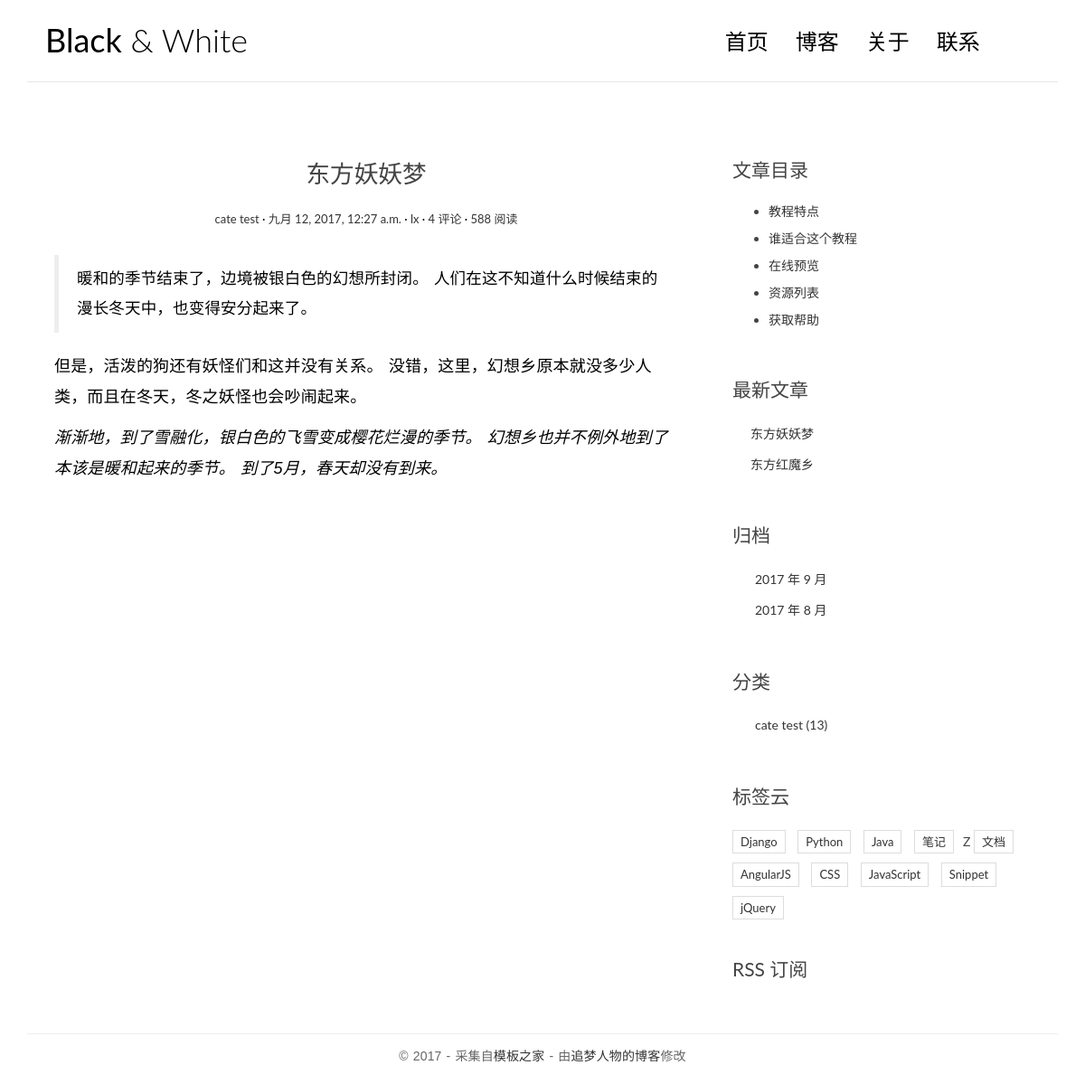
The app's page /post/2/ with its own data.
### blog/models.py (models this page shows, shortened)
class Post(models.Model):
    title = models.CharField(max_length=70)
    body = models.TextField()
    created_time = models.DateTimeField()
    modified_time = models.DateTimeField()
    excerpt = models.CharField(max_length=200, blank=True)
    category = models.ForeignKey(Category)
    tags = models.ManyToManyField(Tag, blank=True)
    author = models.ForeignKey(User)
    def get_absolute_url(self):
        return reverse('blog:detail', args=[self.pk])

class Category(models.Model):
    name = models.CharField(max_length=100)

### blog/views.py (the view)
# urls.py: url(r'^post/(?P<pk>[0-9]+)/$', views.detail, name='detail'),
def detail(request, pk):
    post = get_object_or_404(Post, pk=pk)
    post.body = markdown.markdown(post.body,
                                  extensions=[
                                      'markdown.extensions.extra',
                                      'markdown.extensions.codehilite',
                                      'markdown.extensions.toc',
                                  ])
    return render(request, 'blog/detail.html', context={'post': post})

### blog/templatetags/blog_tags.py (called while the page is built)
@register.simple_tag
def get_recent_posts(num=5):
    return Post.objects.all().order_by('-created_time')[:num]

@register.simple_tag
def archives():
    return Post.objects.dates('created_time', 'month', order='DESC')

@register.simple_tag
def get_categories():
    return Category.objects.all()

### templates/blog/detail.html (shortened to what this page needs)
{% extends 'base.html' %}
{% block main %}
    <article class="post post-{{ post.pk }}">
        <header class="entry-header">
            <h1 class="entry-title">{{ post.title }}</h1>
            <div class="entry-meta">
                <span class="post-category"><a href="#">{{ post.category.name }}</a></span>
                <span class="post-date"><a href="#"><time class="entry-date"
                                                        datetime="{{ post.created_time }}">{{ post.created_time }}</time></a></span>
                <span class="post-author"><a href="#">{{ post.author }}</a></span>
                <span class="comments-link"><a href="#">4 评论</a></span>
                <span class="views-count"><a href="#">588 阅读</a></span>
            </div>
        </header>
        <div class="entry-content clearfix">
            {{ post.body|safe }}
        </div>
    </article>
{% endblock main %}
{% block toc %}
    <div class="widget widget-content">
        <h3 class="widget-title">文章目录</h3>
        <ul>
            <li>
                <a href="#">教程特点</a>
            </li>
            <li>
                <a href="#">谁适合这个教程</a>
            </li>
            <li>
                <a href="#">在线预览</a>
            </li>
            <li>
                <a href="#">资源列表</a>
            </li>
            <li>
                <a href="#">获取帮助</a>
            </li>
        </ul>
    </div>
{% endblock toc %}

### templates/base.html (shortened to what this page needs)
{% load staticfiles %}
{% load blog_tags %}
<!DOCTYPE html>
<html>
<head>
    <link rel="stylesheet" href="http://code.ionicframework.com/ionicons/2.0.1/css/ionicons.min.css">
    <link rel="stylesheet" href="{% static 'blog/css/bootstrap.min.css' %}">
    <link rel="stylesheet" href="{% static 'blog/css/pace.css' %}">
    <link rel="stylesheet" href="{% static 'blog/css/custom.css' %}">
    <link rel="stylesheet" href="{% static 'blog/css/highlights/github.css' %}">
</head>
<body>
<div class="container">
    <header id="site-header">
        <div class="row">
            <div class="col-md-4 col-sm-5 col-xs-8">
                <div class="logo">
                    <h1><a href="index.html"><b>Black</b> &amp; White</a></h1>
                </div>
            </div>
            <div class="col-md-8 col-sm-7 col-xs-4">
                <nav class="main-nav" role="navigation">
                    <div class="collapse navbar-collapse" id="bs-example-navbar-collapse-1">
                        <ul class="nav navbar-nav navbar-right">
                            <li class="cl-effect-11"><a href="index.html" data-hover="首页">首页</a></li>
                            <li class="cl-effect-11"><a href="full-width.html" data-hover="博客">博客</a></li>
                            <li class="cl-effect-11"><a href="about.html" data-hover="关于">关于</a></li>
                            <li class="cl-effect-11"><a href="contact.html" data-hover="联系">联系</a></li>
                        </ul>
                    </div>
                </nav>
            </div>
        </div>
    </header>
</div>
<div class="content-body">
    <div class="container">
        <div class="row">
            <main class="col-md-8">
                {% block main %}
                {% endblock main %}
            </main>
            <aside class="col-md-4">
                {% block toc %}
                {% endblock toc %}
                <div class="widget widget-recent-posts">
                    <h3 class="widget-title">最新文章</h3>
                     {% get_recent_posts as recent_post_list %}
                      <ul>
                        {% for post in recent_post_list %}
                        <li>
                          <a href="{{ post.get_absolute_url }}">{{ post.title }}</a>
                        </li>
                        {% empty %}
                        暂无文章！
                        {% endfor %}
                      </ul>
                </div>
                <div class="widget widget-archives">
                    <h3 class="widget-title">归档</h3>
                    {% archives as date_list %}
                    <ul>
                        {% for date in date_list %}
                        <li>
                          <a href="{% url 'blog:archives' date.year date.month %}">{{ date.year }} 年 {{ date.month }} 月</a>
                        </li>
                        {% empty %}
                        暂无归档！
                        {% endfor %}
                    </ul>
                </div>
                <div class="widget widget-category">
                    <h3 class="widget-title">分类</h3>
                    {% get_categories as category_list %}
                    <ul>
                        {% for category in category_list %}
                        <li>
                          <a href="{% url 'blog:category' category.pk %}">{{ category.name }} <span class="post-count">(13)</span></a>
                        </li>
                        {% empty %}
                        暂无分类！
                        {% endfor %}
                    </ul>
                </div>
                <div class="widget widget-tag-cloud">
                    <h3 class="widget-title">标签云</h3>
                    <ul>
                        <li>
                            <a href="#">Django</a>
                        </li>
                        <li>
                            <a href="#">Python</a>
                        </li>
                        <li>
                            <a href="#">Java</a>
                        </li>
                        <li>
                            <a href="#">笔记</a>
                        </li>Z
                        <li>
                            <a href="#">文档</a>
                        </li>
                        <li>
                            <a href="#">AngularJS</a>
                        </li>
                        <li>
                            <a href="#">CSS</a>
                        </li>
                        <li>
                            <a href="#">JavaScript</a>
                        </li>
                        <li>
                            <a href="#">Snippet</a>
                        </li>
                        <li>
                            <a href="#">jQuery</a>
                        </li>
                    </ul>
                </div>
                <div class="rss">
                    <a href=""> RSS 订阅</a>
                </div>
            </aside>
        </div>
    </div>
</div>
<footer id="site-footer">
    <div class="container">
        <div class="row">
            <div class="col-md-12">
                <p class="copyright">&copy 2017 - 采集自<a href="http://www.cssmoban.com/"
                                                        target="_blank" title="模板之家">模板之家</a>
                    - 由<a href="http://zmrenwu.com/" title="网页模板" target="_blank">追梦人物的博客</a>修改
                </p>
            </div>
        </div>
    </div>
</footer>
</body>
</html>

### blog/static/blog/css/custom.css (style rules this page uses)
* { outline: none; }
h1, h2, h3, h4, h5, h6 { margin-top: 0; }
b { font-weight: 400; }
a { color: #333; }
body { color: #444; font-family: 'Lato', sans-serif; }
p { font-family: 'Ubuntu', sans-serif; font-weight: 400; word-spacing: 1px; letter-spacing: 0.01em; }
#site-header { background-color: #FFF; padding: 25px 20px; margin-bottom: 40px; border-bottom: 1px solid #e7e7e7; }
.logo h1 a { color: #000; }
.logo h1 { margin: 0; font-family: 'Lato', sans-serif; font-weight: 300; }
.main-nav { margin-top: 11px; max-width: 95%; }
.main-nav a { color: #000000 !important; padding: 0 0 5px 0 !important; margin-right: 30px; font-family: 'Lato', sans-serif; font-weight: 300; font-size: 24px; }
.cl-effect-11 a { padding: 10px 0; color: #0972b4; text-shadow: none; }
.cl-effect-11 a::before { position: absolute; top: 0; left: 0; overflow: hidden; padding: 0 0 5px 0 !important; max-width: 0; border-bottom: 1px solid #000; color: #000; content: attr(data-hover); white-space: nowrap; -webkit-transition: max-width 0.5s; -moz-transition: max-width 0.5s; transition: max-width 0.5s; }
.content-body { padding-bottom: 4em; }
.post { background: #fff; padding: 30px 30px 0; }
.entry-title { text-align: center; font-size: 1.9em; margin-bottom: 20px; line-height: 1.6; padding: 10px 20px 0; }
.entry-meta { text-align: center; color: #DDDDDD; font-size: 13px; margin-bottom: 30px; }
.entry-content { font-size: 18px; line-height: 1.9; font-weight: 300; color: #000; }
.post-category::after, .post-date::after, .post-author::after, .comments-link::after { content: ' ·'; color: #000; }
.widget { background: #fff; padding: 30px 0 0; }
.widget-title { font-size: 1.5em; margin-bottom: 20px; line-height: 1.6; padding: 10px 0 0; font-weight: 400; }
.widget-recent-posts ul { padding: 0; margin: 0; padding-left: 20px; }
.widget-recent-posts ul li { list-style-type: none; position: relative; line-height: 170%; margin-bottom: 10px; }
.widget-recent-posts ul li::before { content: '\f3d3'; font-family: "Ionicons"; position: absolute; left: -17px; top: 3px; font-size: 16px; color: #000; }
.widget-archives ul { padding: 0; margin: 0; padding-left: 25px; }
.widget-archives ul li { list-style-type: none; position: relative; line-height: 170%; margin-bottom: 10px; }
.widget-archives ul li::before { content: '\f3f3'; font-family: "Ionicons"; position: absolute; left: -25px; top: 1px; font-size: 16px; color: #000; }
.widget-category ul { padding: 0; margin: 0; padding-left: 25px; }
.widget-category ul li { list-style-type: none; position: relative; line-height: 170%; margin-bottom: 10px; }
.widget-category ul li::before { content: '\f3fe'; font-family: "Ionicons"; position: absolute; left: -25px; top: 1px; font-size: 18px; color: #000; }
.widget-tag-cloud ul { padding: 0; margin: 0; margin-right: -10px; }
.widget-tag-cloud ul li { list-style-type: none; font-size: 13px; display: inline-block; margin-right: 10px; margin-bottom: 10px; padding: 3px 8px; border: 1px solid #ddd; }
.widget-content ul li { margin-bottom: 10px; }
.rss { font-size: 21px; margin-top: 30px; }
.rss a { color: #444; }
#site-footer { padding-top: 10px; padding: 0 0 1.5em 0; }
.copyright { text-align: center; padding-top: 1em; margin: 0; border-top: 1px solid #eee; color: #666; }

### records on screen
Post: title "东方妖妖梦", category.name "cate test", created_time "九月 12, 2017, 12:27 a.m.", author "lx", body "暖和的季节结束了，边境被银白色的幻想所封闭。 人们在这不知道什么时候结束的漫长冬天中，也变得安分起来了。 但是，活泼的狗还有妖怪们和这并没有关系。 没错，这里，幻想乡原本就没多少人类，而且在冬天，冬之妖怪也会吵闹起来。 渐渐地，到了雪融化，银白色的飞雪变成樱花烂漫的季节。 幻想乡也并不例外地到了本该是暖和起来的季节。 到了5月，春天却没有到来。"
Post: title "东方红魔乡"
Category: name "cate test"

### other values on screen
{{ date.year }} "2017" "2017"
{{ date.month }} "9" "8"
